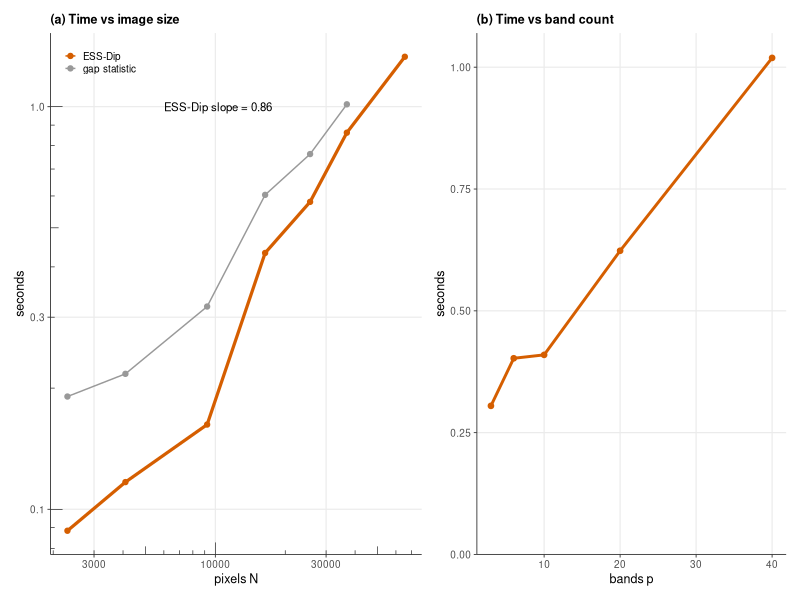
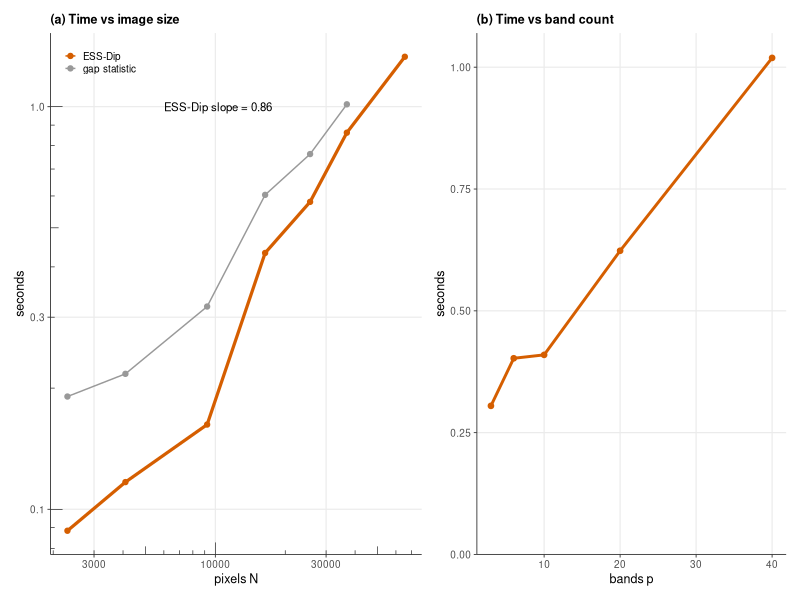

These figures' R source, in order:
#!/usr/bin/env Rscript
# Figure 2: computational performance (reviewer item C2).
suppressPackageStartupMessages({
  library(readr); library(dplyr); library(ggplot2); library(patchwork); library(tidyr)
})

t <- read_csv("../../experiments/results/timing.csv", show_col_types = FALSE)

base_theme <- theme_minimal(base_size = 9) +
  theme(panel.grid.minor = element_blank(),
        axis.line = element_line(linewidth = 0.3, colour = "grey20"),
        axis.ticks = element_line(linewidth = 0.3, colour = "grey20"),
        legend.position = c(0.02, 0.98), legend.justification = c(0, 1),
        legend.title = element_blank(), legend.background = element_blank(),
        legend.key.size = unit(9, "pt"),
        plot.title = element_text(size = 9, face = "bold"))

## panel A: time vs N (log-log)
dA <- t |> filter(axis == "N") |>
  select(N, `ESS-Dip` = ess_dip, `gap statistic` = gap) |>
  pivot_longer(-N, names_to = "method", values_to = "sec") |> filter(!is.na(sec))
slope <- with(filter(dA, method == "ESS-Dip"),
              round(coef(lm(log(sec) ~ log(N)))[2], 2))
pal <- c("ESS-Dip" = "#D55E00", "gap statistic" = "#999999")

pA <- ggplot(dA, aes(N, sec, colour = method)) +
  geom_line(aes(linewidth = method == "ESS-Dip")) + geom_point(size = 1.5) +
  scale_colour_manual(values = pal) +
  scale_linewidth_manual(values = c(`FALSE` = 0.5, `TRUE` = 1.1), guide = "none") +
  scale_x_log10() + scale_y_log10() +
  annotation_logticks(sides = "bl", linewidth = 0.2) +
  annotate("text", x = 6e3, y = 1.0, hjust = 0, size = 2.9,
           label = paste0("ESS-Dip slope = ", slope)) +
  labs(title = "(a) Time vs image size", x = "pixels N", y = "seconds") +
  base_theme

## panel B: time vs p
dB <- t |> filter(axis == "p") |> select(p, sec = ess_dip)
pB <- ggplot(dB, aes(p, sec)) +
  geom_line(colour = "#D55E00", linewidth = 1.0) +
  geom_point(colour = "#D55E00", size = 1.6) +
  scale_y_continuous(limits = c(0, NA), expand = expansion(c(0, 0.05))) +
  labs(title = "(b) Time vs band count", x = "bands p", y = "seconds") +
  base_theme + theme(legend.position = "none")

fig <- pA + pB + plot_layout(widths = c(1.2, 1))
ggsave("timing.png", fig, width = 7.0, height = 2.9, dpi = 300, bg = "white")
ggsave("timing.pdf", fig, width = 7.0, height = 2.9, bg = "white")
cat("wrote timing.png / timing.pdf  (ESS-Dip slope =", slope, ")\n")
